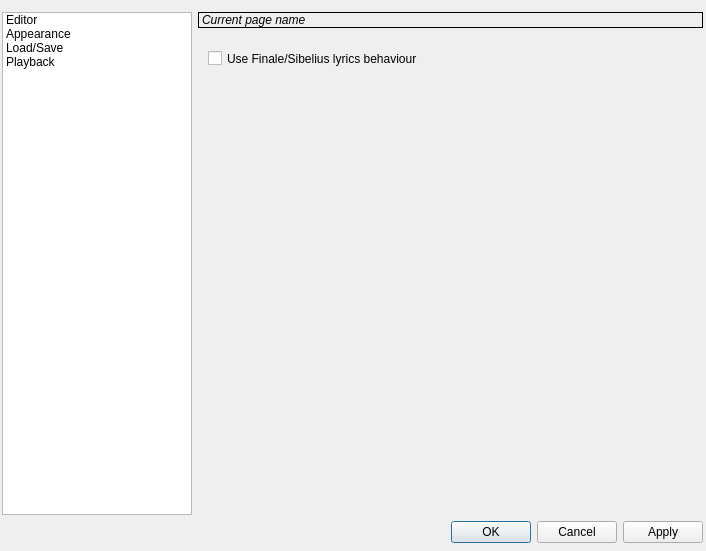
<ui version="4.0" >
 <class>uiSettingsDialog</class>
 <widget class="QDialog" name="uiSettingsDialog" >
  <property name="geometry" >
   <rect>
    <x>0</x>
    <y>0</y>
    <width>706</width>
    <height>551</height>
   </rect>
  </property>
  <property name="windowTitle" >
   <string>Settings</string>
  </property>
  <widget class="QWidget" name="layoutWidget" >
   <property name="geometry" >
    <rect>
     <x>2</x>
     <y>12</y>
     <width>701</width>
     <height>531</height>
    </rect>
   </property>
   <layout class="QVBoxLayout" >
    <item>
     <layout class="QHBoxLayout" >
      <property name="spacing" >
       <number>6</number>
      </property>
      <property name="leftMargin" >
       <number>0</number>
      </property>
      <property name="topMargin" >
       <number>0</number>
      </property>
      <property name="rightMargin" >
       <number>0</number>
      </property>
      <property name="bottomMargin" >
       <number>0</number>
      </property>
      <item>
       <widget class="QListWidget" name="uiSettingsList" >
        <property name="sizePolicy" >
         <sizepolicy vsizetype="Expanding" hsizetype="Maximum" >
          <horstretch>0</horstretch>
          <verstretch>0</verstretch>
         </sizepolicy>
        </property>
        <property name="maximumSize" >
         <size>
          <width>190</width>
          <height>16777215</height>
         </size>
        </property>
        <property name="iconSize" >
         <size>
          <width>50</width>
          <height>50</height>
         </size>
        </property>
        <property name="flow" >
         <enum>QListView::TopToBottom</enum>
        </property>
        <property name="isWrapping" stdset="0" >
         <bool>false</bool>
        </property>
        <property name="spacing" >
         <number>0</number>
        </property>
        <property name="viewMode" >
         <enum>QListView::ListMode</enum>
        </property>
        <property name="uniformItemSizes" >
         <bool>false</bool>
        </property>
        <property name="wordWrap" >
         <bool>true</bool>
        </property>
        <item>
         <property name="text" >
          <string>Editor</string>
         </property>
         <property name="icon" >
          <iconset>images/settings/editorsettings.svg</iconset>
         </property>
        </item>
        <item>
         <property name="text" >
          <string>Appearance</string>
         </property>
         <property name="icon" >
          <iconset>images/settings/colorsettings.svg</iconset>
         </property>
        </item>
        <item>
         <property name="text" >
          <string>Load/Save</string>
         </property>
         <property name="icon" >
          <iconset>images/settings/floppy.svg</iconset>
         </property>
        </item>
        <item>
         <property name="text" >
          <string>Playback</string>
         </property>
         <property name="icon" >
          <iconset>images/settings/midisetup.svg</iconset>
         </property>
        </item>
       </widget>
      </item>
      <item>
       <layout class="QVBoxLayout" >
        <property name="spacing" >
         <number>6</number>
        </property>
        <property name="leftMargin" >
         <number>0</number>
        </property>
        <property name="topMargin" >
         <number>0</number>
        </property>
        <property name="rightMargin" >
         <number>0</number>
        </property>
        <property name="bottomMargin" >
         <number>0</number>
        </property>
        <item>
         <widget class="QLabel" name="uiPageNameLabel" >
          <property name="font" >
           <font>
            <weight>50</weight>
            <italic>true</italic>
            <bold>false</bold>
           </font>
          </property>
          <property name="frameShape" >
           <enum>QFrame::Box</enum>
          </property>
          <property name="frameShadow" >
           <enum>QFrame::Plain</enum>
          </property>
          <property name="text" >
           <string>Current page name</string>
          </property>
         </widget>
        </item>
        <item>
         <widget class="QStackedWidget" name="uiStackedWidget" >
          <property name="frameShape" >
           <enum>QFrame::NoFrame</enum>
          </property>
          <property name="frameShadow" >
           <enum>QFrame::Plain</enum>
          </property>
          <property name="currentIndex" >
           <number>0</number>
          </property>
          <widget class="QWidget" name="editorSettings" >
           <widget class="QCheckBox" name="uiFinaleLyricsCheckBox" >
            <property name="geometry" >
             <rect>
              <x>10</x>
              <y>10</y>
              <width>431</width>
              <height>29</height>
             </rect>
            </property>
            <property name="toolTip" >
             <string>When making hyphen, immediately jump to the next syllable without hitting space bar key.</string>
            </property>
            <property name="text" >
             <string>Use Finale/Sibelius lyrics behaviour</string>
            </property>
           </widget>
          </widget>
          <widget class="QWidget" name="appearanceSettings" >
           <widget class="QLabel" name="uiPreviewLabel" >
            <property name="geometry" >
             <rect>
              <x>10</x>
              <y>310</y>
              <width>84</width>
              <height>24</height>
             </rect>
            </property>
            <property name="text" >
             <string>Preview:</string>
            </property>
           </widget>
           <widget class="CAScoreViewPort" native="1" name="uiPreviewScoreViewPort" >
            <property name="geometry" >
             <rect>
              <x>10</x>
              <y>330</y>
              <width>640</width>
              <height>480</height>
             </rect>
            </property>
           </widget>
           <widget class="QWidget" name="layoutWidget" >
            <property name="geometry" >
             <rect>
              <x>10</x>
              <y>10</y>
              <width>481</width>
              <height>290</height>
             </rect>
            </property>
            <layout class="QVBoxLayout" >
             <property name="spacing" >
              <number>6</number>
             </property>
             <property name="leftMargin" >
              <number>0</number>
             </property>
             <property name="topMargin" >
              <number>0</number>
             </property>
             <property name="rightMargin" >
              <number>0</number>
             </property>
             <property name="bottomMargin" >
              <number>0</number>
             </property>
             <item>
              <layout class="QHBoxLayout" >
               <property name="spacing" >
                <number>6</number>
               </property>
               <property name="leftMargin" >
                <number>0</number>
               </property>
               <property name="topMargin" >
                <number>0</number>
               </property>
               <property name="rightMargin" >
                <number>0</number>
               </property>
               <property name="bottomMargin" >
                <number>0</number>
               </property>
               <item>
                <widget class="QLabel" name="uiBackgroundLabel" >
                 <property name="toolTip" >
                  <string>Color which the background is filled.</string>
                 </property>
                 <property name="text" >
                  <string>Background color</string>
                 </property>
                </widget>
               </item>
               <item>
                <widget class="QPushButton" name="uiBackgroundColor" >
                 <property name="maximumSize" >
                  <size>
                   <width>80</width>
                   <height>16777215</height>
                  </size>
                 </property>
                 <property name="text" >
                  <string/>
                 </property>
                </widget>
               </item>
               <item>
                <widget class="QPushButton" name="uiBackgroundRevert" >
                 <property name="maximumSize" >
                  <size>
                   <width>30</width>
                   <height>16777215</height>
                  </size>
                 </property>
                 <property name="icon" >
                  <iconset>images/settings/revert.svg</iconset>
                 </property>
                </widget>
               </item>
              </layout>
             </item>
             <item>
              <layout class="QHBoxLayout" >
               <property name="spacing" >
                <number>6</number>
               </property>
               <property name="leftMargin" >
                <number>0</number>
               </property>
               <property name="topMargin" >
                <number>0</number>
               </property>
               <property name="rightMargin" >
                <number>0</number>
               </property>
               <property name="bottomMargin" >
                <number>0</number>
               </property>
               <item>
                <widget class="QLabel" name="uiForegroundLabel" >
                 <property name="toolTip" >
                  <string>Color which the music elements are painted.</string>
                 </property>
                 <property name="text" >
                  <string>Foreground color</string>
                 </property>
                </widget>
               </item>
               <item>
                <widget class="QPushButton" name="uiForegroundColor" >
                 <property name="maximumSize" >
                  <size>
                   <width>80</width>
                   <height>16777215</height>
                  </size>
                 </property>
                 <property name="text" >
                  <string/>
                 </property>
                </widget>
               </item>
               <item>
                <widget class="QPushButton" name="uiForegroundRevert" >
                 <property name="maximumSize" >
                  <size>
                   <width>30</width>
                   <height>16777215</height>
                  </size>
                 </property>
                 <property name="icon" >
                  <iconset>images/settings/revert.svg</iconset>
                 </property>
                </widget>
               </item>
              </layout>
             </item>
             <item>
              <layout class="QHBoxLayout" >
               <property name="spacing" >
                <number>6</number>
               </property>
               <property name="leftMargin" >
                <number>0</number>
               </property>
               <property name="topMargin" >
                <number>0</number>
               </property>
               <property name="rightMargin" >
                <number>0</number>
               </property>
               <property name="bottomMargin" >
                <number>0</number>
               </property>
               <item>
                <widget class="QLabel" name="uiSelectionLabel" >
                 <property name="toolTip" >
                  <string>Color which the selected music elements are painted.</string>
                 </property>
                 <property name="text" >
                  <string>Selected elements</string>
                 </property>
                </widget>
               </item>
               <item>
                <widget class="QPushButton" name="uiSelectionColor" >
                 <property name="maximumSize" >
                  <size>
                   <width>80</width>
                   <height>16777215</height>
                  </size>
                 </property>
                 <property name="text" >
                  <string/>
                 </property>
                </widget>
               </item>
               <item>
                <widget class="QPushButton" name="uiSelectionRevert" >
                 <property name="maximumSize" >
                  <size>
                   <width>30</width>
                   <height>16777215</height>
                  </size>
                 </property>
                 <property name="icon" >
                  <iconset>images/settings/revert.svg</iconset>
                 </property>
                </widget>
               </item>
              </layout>
             </item>
             <item>
              <layout class="QHBoxLayout" >
               <property name="spacing" >
                <number>6</number>
               </property>
               <property name="leftMargin" >
                <number>0</number>
               </property>
               <property name="topMargin" >
                <number>0</number>
               </property>
               <property name="rightMargin" >
                <number>0</number>
               </property>
               <property name="bottomMargin" >
                <number>0</number>
               </property>
               <item>
                <widget class="QLabel" name="uiSelectedContextLabel" >
                 <property name="toolTip" >
                  <string>Color which the current context is painted.</string>
                 </property>
                 <property name="text" >
                  <string>Selected context</string>
                 </property>
                </widget>
               </item>
               <item>
                <widget class="QPushButton" name="uiSelectedContextColor" >
                 <property name="maximumSize" >
                  <size>
                   <width>80</width>
                   <height>16777215</height>
                  </size>
                 </property>
                 <property name="text" >
                  <string/>
                 </property>
                </widget>
               </item>
               <item>
                <widget class="QPushButton" name="uiSelectedContextRevert" >
                 <property name="maximumSize" >
                  <size>
                   <width>30</width>
                   <height>16777215</height>
                  </size>
                 </property>
                 <property name="icon" >
                  <iconset>images/settings/revert.svg</iconset>
                 </property>
                </widget>
               </item>
              </layout>
             </item>
             <item>
              <layout class="QHBoxLayout" >
               <property name="spacing" >
                <number>6</number>
               </property>
               <property name="leftMargin" >
                <number>0</number>
               </property>
               <property name="topMargin" >
                <number>0</number>
               </property>
               <property name="rightMargin" >
                <number>0</number>
               </property>
               <property name="bottomMargin" >
                <number>0</number>
               </property>
               <item>
                <widget class="QLabel" name="uiSelectionAreaLabel" >
                 <property name="toolTip" >
                  <string>Color which the selection area background is filled.</string>
                 </property>
                 <property name="text" >
                  <string>Selection area</string>
                 </property>
                </widget>
               </item>
               <item>
                <widget class="QPushButton" name="uiSelectionAreaColor" >
                 <property name="maximumSize" >
                  <size>
                   <width>80</width>
                   <height>16777215</height>
                  </size>
                 </property>
                 <property name="text" >
                  <string/>
                 </property>
                </widget>
               </item>
               <item>
                <widget class="QPushButton" name="uiSelectionAreaRevert" >
                 <property name="maximumSize" >
                  <size>
                   <width>30</width>
                   <height>16777215</height>
                  </size>
                 </property>
                 <property name="icon" >
                  <iconset>images/settings/revert.svg</iconset>
                 </property>
                </widget>
               </item>
              </layout>
             </item>
             <item>
              <layout class="QHBoxLayout" >
               <property name="spacing" >
                <number>6</number>
               </property>
               <property name="leftMargin" >
                <number>0</number>
               </property>
               <property name="topMargin" >
                <number>0</number>
               </property>
               <property name="rightMargin" >
                <number>0</number>
               </property>
               <property name="bottomMargin" >
                <number>0</number>
               </property>
               <item>
                <widget class="QLabel" name="uiHiddenElementsLabel" >
                 <property name="toolTip" >
                  <string>Color which the invisible elements are painted in current-voice-only mode.</string>
                 </property>
                 <property name="text" >
                  <string>Hidden elements</string>
                 </property>
                </widget>
               </item>
               <item>
                <widget class="QPushButton" name="uiHiddenElementsColor" >
                 <property name="maximumSize" >
                  <size>
                   <width>80</width>
                   <height>16777215</height>
                  </size>
                 </property>
                 <property name="text" >
                  <string/>
                 </property>
                </widget>
               </item>
               <item>
                <widget class="QPushButton" name="uiHiddenElementsRevert" >
                 <property name="maximumSize" >
                  <size>
                   <width>30</width>
                   <height>16777215</height>
                  </size>
                 </property>
                 <property name="icon" >
                  <iconset>images/settings/revert.svg</iconset>
                 </property>
                </widget>
               </item>
              </layout>
             </item>
             <item>
              <layout class="QHBoxLayout" >
               <property name="spacing" >
                <number>6</number>
               </property>
               <property name="leftMargin" >
                <number>0</number>
               </property>
               <property name="topMargin" >
                <number>0</number>
               </property>
               <property name="rightMargin" >
                <number>0</number>
               </property>
               <property name="bottomMargin" >
                <number>0</number>
               </property>
               <item>
                <widget class="QLabel" name="uiDisabledElements" >
                 <property name="toolTip" >
                  <string>Color which the elements in non-selected voice are painted.</string>
                 </property>
                 <property name="text" >
                  <string>Disabled elements</string>
                 </property>
                </widget>
               </item>
               <item>
                <widget class="QPushButton" name="uiDisabledElementsColor" >
                 <property name="maximumSize" >
                  <size>
                   <width>80</width>
                   <height>16777215</height>
                  </size>
                 </property>
                 <property name="text" >
                  <string/>
                 </property>
                </widget>
               </item>
               <item>
                <widget class="QPushButton" name="uiDisabledElementsRevert" >
                 <property name="maximumSize" >
                  <size>
                   <width>30</width>
                   <height>16777215</height>
                  </size>
                 </property>
                 <property name="icon" >
                  <iconset>images/settings/revert.svg</iconset>
                 </property>
                </widget>
               </item>
              </layout>
             </item>
            </layout>
           </widget>
          </widget>
          <widget class="QWidget" name="loadSaveSettings" >
           <widget class="QWidget" name="layoutWidget" >
            <property name="geometry" >
             <rect>
              <x>10</x>
              <y>10</y>
              <width>481</width>
              <height>68</height>
             </rect>
            </property>
            <layout class="QVBoxLayout" >
             <property name="spacing" >
              <number>6</number>
             </property>
             <property name="leftMargin" >
              <number>0</number>
             </property>
             <property name="topMargin" >
              <number>0</number>
             </property>
             <property name="rightMargin" >
              <number>0</number>
             </property>
             <property name="bottomMargin" >
              <number>0</number>
             </property>
             <item>
              <widget class="QLabel" name="uiDocumentsDirectoryLabel" >
               <property name="text" >
                <string>Default documents location:</string>
               </property>
              </widget>
             </item>
             <item>
              <layout class="QHBoxLayout" >
               <property name="spacing" >
                <number>6</number>
               </property>
               <property name="leftMargin" >
                <number>0</number>
               </property>
               <property name="topMargin" >
                <number>0</number>
               </property>
               <property name="rightMargin" >
                <number>0</number>
               </property>
               <property name="bottomMargin" >
                <number>0</number>
               </property>
               <item>
                <widget class="QLineEdit" name="uiDocumentsDirectory" />
               </item>
               <item>
                <widget class="QPushButton" name="uiDocumentsDirectoryBrowse" >
                 <property name="maximumSize" >
                  <size>
                   <width>30</width>
                   <height>16777215</height>
                  </size>
                 </property>
                 <property name="text" >
                  <string>...</string>
                 </property>
                </widget>
               </item>
               <item>
                <widget class="QPushButton" name="uiDocumentsDirectoryRevert" >
                 <property name="maximumSize" >
                  <size>
                   <width>30</width>
                   <height>16777215</height>
                  </size>
                 </property>
                 <property name="icon" >
                  <iconset>images/settings/revert.svg</iconset>
                 </property>
                </widget>
               </item>
              </layout>
             </item>
            </layout>
           </widget>
           <widget class="QWidget" name="layoutWidget" >
            <property name="geometry" >
             <rect>
              <x>10</x>
              <y>90</y>
              <width>481</width>
              <height>61</height>
             </rect>
            </property>
            <layout class="QVBoxLayout" >
             <property name="spacing" >
              <number>6</number>
             </property>
             <property name="leftMargin" >
              <number>0</number>
             </property>
             <property name="topMargin" >
              <number>0</number>
             </property>
             <property name="rightMargin" >
              <number>0</number>
             </property>
             <property name="bottomMargin" >
              <number>0</number>
             </property>
             <item>
              <widget class="QLabel" name="uiDefaultSaveLabel" >
               <property name="text" >
                <string>Default file format for saving:</string>
               </property>
              </widget>
             </item>
             <item>
              <widget class="QComboBox" name="uiDefaultSaveComboBox" >
               <property name="sizePolicy" >
                <sizepolicy vsizetype="Preferred" hsizetype="Preferred" >
                 <horstretch>0</horstretch>
                 <verstretch>0</verstretch>
                </sizepolicy>
               </property>
              </widget>
             </item>
            </layout>
           </widget>
           <widget class="QWidget" name="layoutWidget" >
            <property name="geometry" >
             <rect>
              <x>10</x>
              <y>160</y>
              <width>481</width>
              <height>33</height>
             </rect>
            </property>
            <layout class="QHBoxLayout" >
             <property name="spacing" >
              <number>6</number>
             </property>
             <property name="leftMargin" >
              <number>0</number>
             </property>
             <property name="topMargin" >
              <number>0</number>
             </property>
             <property name="rightMargin" >
              <number>0</number>
             </property>
             <property name="bottomMargin" >
              <number>0</number>
             </property>
             <item>
              <widget class="QLabel" name="uiAutoRecoveryLabel" >
               <property name="sizePolicy" >
                <sizepolicy vsizetype="Preferred" hsizetype="Maximum" >
                 <horstretch>0</horstretch>
                 <verstretch>0</verstretch>
                </sizepolicy>
               </property>
               <property name="text" >
                <string comment="Auto save every %n minutes." >Recovery saving interval in minutes:</string>
               </property>
              </widget>
             </item>
             <item>
              <widget class="QSpinBox" name="uiAutoRecoverySpinBox" >
               <property name="maximumSize" >
                <size>
                 <width>70</width>
                 <height>16777215</height>
                </size>
               </property>
               <property name="toolTip" >
                <string>Automatically make recovery documents every specified number of ellapsed minutes. 0 to disable recovery saving.</string>
               </property>
              </widget>
             </item>
             <item>
              <spacer>
               <property name="orientation" >
                <enum>Qt::Horizontal</enum>
               </property>
               <property name="sizeHint" >
                <size>
                 <width>40</width>
                 <height>20</height>
                </size>
               </property>
              </spacer>
             </item>
            </layout>
           </widget>
          </widget>
          <widget class="QWidget" name="midiSettings" >
           <widget class="QWidget" name="layoutWidget" >
            <property name="geometry" >
             <rect>
              <x>10</x>
              <y>10</y>
              <width>481</width>
              <height>431</height>
             </rect>
            </property>
            <layout class="QHBoxLayout" >
             <property name="spacing" >
              <number>6</number>
             </property>
             <property name="leftMargin" >
              <number>0</number>
             </property>
             <property name="topMargin" >
              <number>0</number>
             </property>
             <property name="rightMargin" >
              <number>0</number>
             </property>
             <property name="bottomMargin" >
              <number>0</number>
             </property>
             <item>
              <layout class="QVBoxLayout" >
               <property name="spacing" >
                <number>6</number>
               </property>
               <property name="leftMargin" >
                <number>0</number>
               </property>
               <property name="topMargin" >
                <number>0</number>
               </property>
               <property name="rightMargin" >
                <number>0</number>
               </property>
               <property name="bottomMargin" >
                <number>0</number>
               </property>
               <item>
                <widget class="QLabel" name="uiMidiInLabel" >
                 <property name="text" >
                  <string>MIDI IN devices:</string>
                 </property>
                </widget>
               </item>
               <item>
                <widget class="QListWidget" name="uiMidiInList" />
               </item>
              </layout>
             </item>
             <item>
              <widget class="Line" name="line" >
               <property name="orientation" >
                <enum>Qt::Vertical</enum>
               </property>
              </widget>
             </item>
             <item>
              <layout class="QVBoxLayout" >
               <property name="spacing" >
                <number>6</number>
               </property>
               <property name="leftMargin" >
                <number>0</number>
               </property>
               <property name="topMargin" >
                <number>0</number>
               </property>
               <property name="rightMargin" >
                <number>0</number>
               </property>
               <property name="bottomMargin" >
                <number>0</number>
               </property>
               <item>
                <widget class="QLabel" name="uiMidiOutLabel" >
                 <property name="text" >
                  <string>MIDI OUT devices:</string>
                 </property>
                </widget>
               </item>
               <item>
                <widget class="QListWidget" name="uiMidiOutList" />
               </item>
              </layout>
             </item>
            </layout>
           </widget>
          </widget>
         </widget>
        </item>
       </layout>
      </item>
     </layout>
    </item>
    <item>
     <widget class="QDialogButtonBox" name="uiButtonBox" >
      <property name="orientation" >
       <enum>Qt::Horizontal</enum>
      </property>
      <property name="standardButtons" >
       <set>QDialogButtonBox::Apply|QDialogButtonBox::Cancel|QDialogButtonBox::NoButton|QDialogButtonBox::Ok</set>
      </property>
     </widget>
    </item>
   </layout>
  </widget>
 </widget>
 <customwidgets>
  <customwidget>
   <class>CAScoreViewPort</class>
   <extends>QWidget</extends>
   <header>widgets/scoreviewport.h</header>
  </customwidget>
 </customwidgets>
 <resources/>
 <connections>
  <connection>
   <sender>uiButtonBox</sender>
   <signal>accepted()</signal>
   <receiver>uiSettingsDialog</receiver>
   <slot>accept()</slot>
   <hints>
    <hint type="sourcelabel" >
     <x>249</x>
     <y>541</y>
    </hint>
    <hint type="destinationlabel" >
     <x>157</x>
     <y>274</y>
    </hint>
   </hints>
  </connection>
  <connection>
   <sender>uiButtonBox</sender>
   <signal>rejected()</signal>
   <receiver>uiSettingsDialog</receiver>
   <slot>reject()</slot>
   <hints>
    <hint type="sourcelabel" >
     <x>317</x>
     <y>541</y>
    </hint>
    <hint type="destinationlabel" >
     <x>286</x>
     <y>274</y>
    </hint>
   </hints>
  </connection>
 </connections>
</ui>
